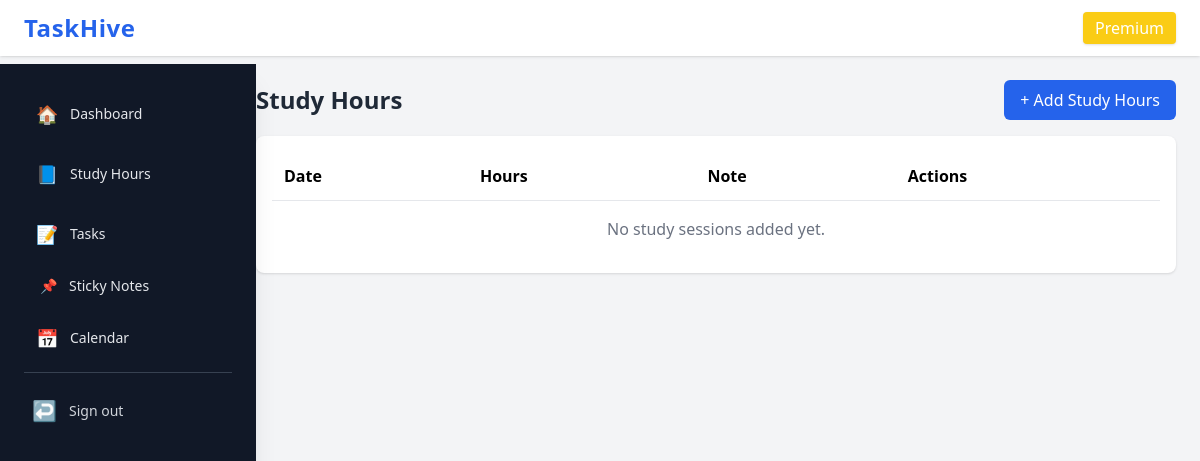
The app's page /studytracker/ (signed in), older data.
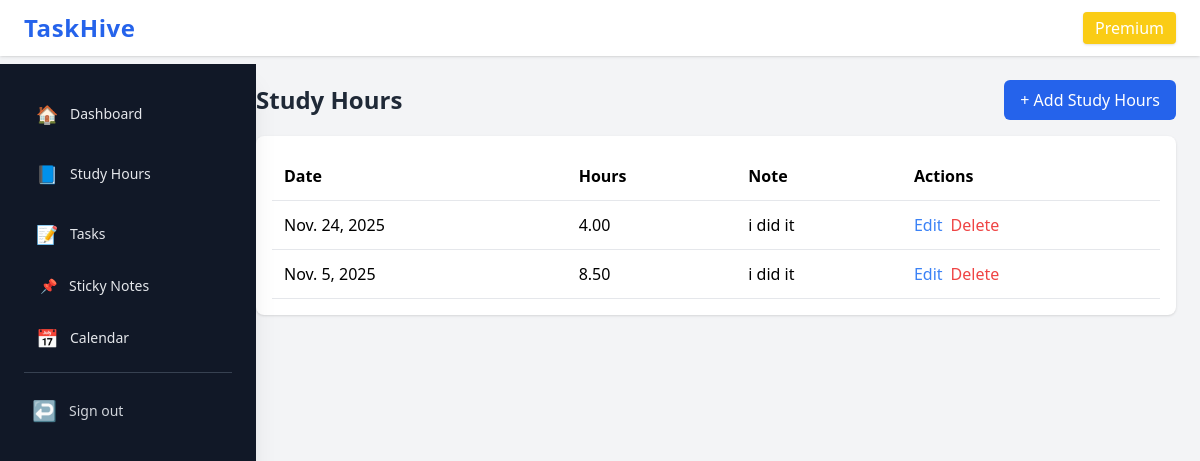
The same page, newer data.
### studytracker/models.py (models this page shows, shortened)
class StudySession(models.Model):
    user = models.ForeignKey(User, on_delete=models.CASCADE)
    date = models.DateField()
    hours = models.DecimalField(max_digits=4, decimal_places=2)
    note = models.CharField(max_length=255, blank=True)
    created_at = models.DateTimeField(auto_now_add=True)
    class Meta:
        ordering = ['-date']

### studytracker/views.py (the view)
# urls.py: path("", views.study_list, name="list"),
@login_required
def study_list(request):
    sessions = StudySession.objects.filter(user=request.user)
    return render(request, "studytracker/study_list.html", {"sessions": sessions})

### studytracker/templates/studytracker/study_list.html (shortened to what this page needs)
{% extends "dashboard/base.html" %}
{% block content %}
<div class="flex justify-between items-center mb-4">
    <h2 class="text-2xl font-bold text-gray-800">Study Hours</h2>
    <a href="{% url 'studytracker:add' %}" class="px-4 py-2 bg-blue-600 text-white rounded-md hover:bg-blue-700">
        + Add Study Hours
    </a>
</div>
<div class="bg-white shadow rounded-lg p-4">
    <table class="w-full text-left">
        <thead>
            <tr class="border-b">
                <th class="p-3">Date</th>
                <th class="p-3">Hours</th>
                <th class="p-3">Note</th>
                <th class="p-3">Actions</th>
            </tr>
        </thead>
        <tbody>
        {% for s in sessions %}
            <tr class="border-b hover:bg-gray-100">
                <td class="p-3">{{ s.date }}</td>
                <td class="p-3">{{ s.hours }}</td>
                <td class="p-3">{{ s.note|default:"—" }}</td>
                <td class="p-3 flex gap-2">
                    <a href="{% url 'studytracker:edit' s.id %}" class="text-blue-500">Edit</a>
                    <a href="{% url 'studytracker:delete' s.id %}" class="text-red-500">Delete</a>
                </td>
            </tr>
        {% empty %}
            <tr><td colspan="4" class="text-center p-4 text-gray-500">No study sessions added yet.</td></tr>
        {% endfor %}
        </tbody>
    </table>
</div>
{% endblock %}

Row changes from the older to the newer data that the page shows:
added StudySession: date "Nov. 24, 2025", hours "4.00", note "i did it"
added StudySession: date "Nov. 5, 2025", hours "8.50", note "i did it"
Text that changed along with them:
text no longer shown: "No study sessions added yet."
